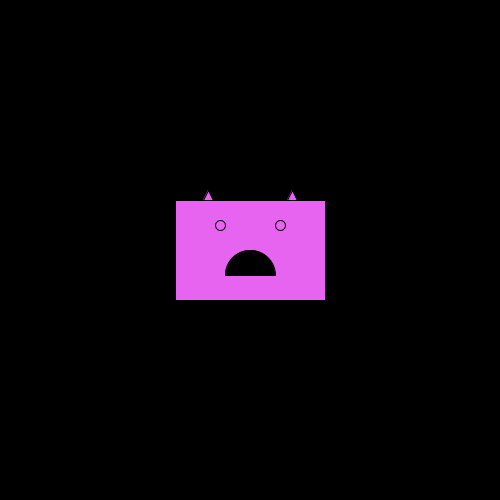
Frame 1 (no input)
Frame 60 (the mouse pressed at the canvas centre just before this capture): identical to frame 1, image omitted
Frame 120 (the mouse held since frame 60 and released just before this capture): identical to frame 1, image omitted

The Processing sketch that drew this single still picture (run headless with seeded random() and noise(); from frame 60 on, the mouse is pressed at the canvas centre):

// Processing sketch: Question_2
// ── Question_2.pde
final int head_width = 150;
final int head_height = 100;
final color monster_color= color(230,100,240);

int monster_x; 
int monster_y;
 

void setup()
{
  size(500,500);
  rectMode(CENTER);
  background(0);
  monster_x = width/2;
  monster_y = height/2;
  draw_monster(monster_x,monster_y, head_width, head_height, monster_color);
}

void draw()
{
  
}

void draw_monster(int x, int y, int width, int height, color fillColor)
{ 
  final int eyeRadius = 5;
 
  fill(fillColor);
  rect(x, y, width, height);

  // Draw the left ear
  triangle(x - width/4, // x1
           y - height/2, // y1
           x - width/4 - 10, // x2
           y - height/2, // y2
           x - width/4 - 5, //x3
           y - height/2 - 10); //y3
 
  // Draw the right ear
  triangle(x + width/4, // x1
           y - height/2, // y1
           x + width/4 + 10, // x2
           y - height/2, // y2
           x + width/4 + 5, //x3
           y - height/2 - 10); //y3
 
  // Draw the left eye
  ellipse(x - width/5,
          y - height/4,
          eyeRadius * 2,
          eyeRadius * 2);
 
 // Draw the right eye
 ellipse(x + width/5,
         y - height/4,
         eyeRadius * 2,
         eyeRadius * 2);
 
 // Draw the Mouth//
 fill(0);
 arc(x,y+25,50,50,-PI,0, CHORD);
}

void mousePressed()
{
  background(0);
  draw_monster(mouseX,mouseY,head_width,head_height,monster_color);
}
